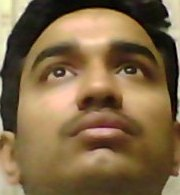
%> input picture FACE_VIEW_MORPHING/UP1.jpg, 180 x 195 px
$ octave aFaceMorphing.m   (GNU Octave 9; MATLAB toolbox functions it lacks are replaced by stand-ins)
%> lines starting %> are read from the running program, lines starting %| are printed output that depends on the picture; in (x1, y1, x2, y2) boxes, pixels count from 0 and x2, y2 are one past the last pixel; in counts of white or black regions, pixels touching at a corner belong together; the program's own positions count from 1
### FACE_VIEW_MORPHING/DetectEyeMouth.m
function [eye1,eye2,mouth,showim] = DetectEyeMouth(im)
[M,N,C] = size(im);
imycbcr = rgb2ycbcr(im);

Y = double(imycbcr(:,:,1));
y = uint8(Y);
y = imnormal(y);
Cb = double(imycbcr(:,:,2));
cb = uint8(Cb);
cb = imnormal(cb);
Cr = double(imycbcr(:,:,3));
cr = uint8(Cb);
cr = imnormal(cr);

%-----------------------Compute the Eye Map C-------------
%Cr^2
Cr_sq = imnormal(Cr.^2);
cr_sq =uint8(Cr_sq);

%Cb^2
Cb_sq = imnormal((255-Cr).^2);
cb_sq =uint8(Cb_sq);

%Cb/Cr
Cb_Cr = imnormal(Cb./Cr);
cb_cr =uint8(Cb_Cr);
EyeMapC = (Cr_sq + Cb_sq + Cb_Cr)/3;    %average

%EyeMapC
EyeMapC = imnormal(EyeMapC);
eyemapc = uint8(EyeMapC);
%Use histogram equalization to enhance the result
eyemapc_hist_eq = double(histeq(eyemapc));
eyemapc_hist_eq_invert = uint8(eyemapc_hist_eq);
%-----------------------End of Computing the Eye Map C-------------

%-----------------------Compute the Eye Map L----------------------
se = strel('disk',5);               %disk of radius 5

 % dialate
Y_dia = imdilate(Y,se);
y_dia =uint8(Y_dia);

 % erode
Y_ero = imerode(Y,se);
y_ero =uint8(Y_ero);

%EyeMapL
EyeMapL = Y_dia./(Y_ero+0.1);
EyeMapL = imnormal(EyeMapL);
eyemapl = uint8(EyeMapL);
%Use histogram equalization to enhance the result
eyemapl_hist_eq = double(histeq(eyemapl));
eyemapl_hist_eq_invert = uint8(eyemapl_hist_eq);

%-----------------------End of Computing the Eye Map L-------------

%------------------------Combine as Eye Map--------------------
initial_eyemap = imnormal(EyeMapC.*EyeMapL);
initial_eyemap = uint8(initial_eyemap);
%Dilate
EyeMap = imdilate(initial_eyemap,strel('disk',3));
eyemap_hist_eq = double(histeq(EyeMap));
eyemap_hist_eq_invert = uint8(eyemap_hist_eq);
e_map = double(eyemap_hist_eq_invert);
%------------------------End of Combine as Eye Map--------------------

%-------------Masked, normally eyes appear in the following area-----
mask = zeros(M,N);
left = round(N/6);
right = round(5*N/6);
GRx = 1:M;
GRy = normpdf(GRx,round(M/2.5),M/4);
mask(:,left:right)=repmat(GRy',1,right-left+1);
GCx = repmat(1:left,M,1);
GCy = normpdf(GCx,0,left/3);
for i=1:M
    GCy(i,:) = GCy(i,:)/GCy(i,1)*mask(i,left);
end
[tempM,tempN]=size(GCy);
mask(:,right:(right+tempN-1)) = GCy;
mask(:,(left-tempN+1):left) = fliplr(GCy);
mEyeMap = imnormal(e_map.*mask);
subplot(4,5,16);imshow(mEyeMap,[]);title('Eye Area');
 %figure;imshow(mEyeMap,[]);
 %figure;imshow(mEyeMap,[]);

%---------------------eye area-------------
template = ones(5,5);
mEyeMap = conv2(mEyeMap,template,'same');
% figure;imshow(mEyeMap,[]);
[tempinx,tempiny] = find(mEyeMap == max(max(mEyeMap)));
index_e1x = tempinx(1);
index_e1y = tempiny(1);

%Mask out the first eye and mark the second eye
halfm = round(N/7);
masktemp = ones(M,N);
masktemp((index_e1x-halfm):(index_e1x+halfm),(index_e1y-halfm):(index_e1y+halfm)) = 0;
mEyeMap= mEyeMap.*masktemp;
[tempinx,tempiny] = find(mEyeMap == max(max(mEyeMap)));
index_e2x = tempinx(1);
index_e2y = tempiny(1);

%change the eye index
if index_e2y < index_e1y
    temp = index_e2y;
    index_e2y = index_e1y;
    index_e1y = temp;
    temp = index_e2x;
    index_e2x = index_e1x;
    index_e1x = temp;
end

theta = atan((index_e1x-index_e2x)/(index_e2y-index_e1y));
%retangle to mark the eyes
halfl = round(N/9);
halfw = round(N/18);
luc = [index_e1x-halfw,index_e1y-halfl];
ruc = [index_e1x-halfw,index_e1y+halfl];
llc = [index_e1x+halfw,index_e1y-halfl];
rlc = [index_e1x+halfw,index_e1y+halfl];
showim = im;
showim = redrectangle(showim,luc,ruc,llc,rlc,theta);
% figure;imshow(im,[]);
luc = [index_e2x-halfw,index_e2y-halfl];
ruc = [index_e2x-halfw,index_e2y+halfl];
llc = [index_e2x+halfw,index_e2y-halfl];
rlc = [index_e2x+halfw,index_e2y+halfl];
showim = redrectangle(showim,luc,ruc,llc,rlc,theta);

% Use mouth map to detect mouth automatically
term1 = imnormal(Cr.^2);
term2 = imnormal(Cr./Cb);
MouthMap = term1.*(term1-0.2*term2).^2;
MouthMap = imnormal(imdilate(MouthMap,strel('disk',3)));
subplot(4,5,18);imshow(MouthMap,[]);title('Mouth Area');
% figure;imshow(MouthMap,[]);

eye1 = [index_e1x,index_e1y];
eye2 = [index_e2x,index_e2y];
MouthMask = MMask(im,eye1,eye2);
MouthMap = MouthMap.*MouthMask;
% figure;imshow(MouthMap,[]);
[tempinx,tempiny] = find(MouthMap == max(max(MouthMap)));
index_mx = tempinx(1);
index_my = tempiny(1);

mouth = [index_mx,index_my];

halfw = round(1.2*halfw);
halfl = round(1.8*halfl);
luc = [index_mx-halfw,index_my-halfl];
ruc = [index_mx-halfw,index_my+halfl];
llc = [index_mx+halfw,index_my-halfl];
rlc = [index_mx+halfw,index_my+halfl];
showim = redrectangle(showim,luc,ruc,llc,rlc,theta);

 %----------display ------------
subplot(4,5,1);imshow(im);title('Input image');
subplot(4,5,2);imshow(imycbcr);title('ycbcr');
subplot(4,5,3);imshow(y);title('Y');
subplot(4,5,4);imshow(cb);title('Cb');
subplot(4,5,5);imshow(cr);title('Cr');
subplot(4,5,6);imshow(cr_sq);title('Cr^2');
subplot(4,5,7);imshow(cb_sq);title('Cb^2');
subplot(4,5,8);imshow(cb_cr);title('Cb/Cr');
subplot(4,5,9);imshow(eyemapc_hist_eq_invert);title('EyeMapC');
subplot(4,5,10);imshow(y_dia);title('Y Dialate');
subplot(4,5,11);imshow(y_ero);title('Y Erode');
subplot(4,5,12);imshow(eyemapl_hist_eq_invert);title('EyeMapL');
subplot(4,5,13);imshow(initial_eyemap);title('Initial eyemap');
subplot(4,5,14);imshow(eyemap_hist_eq_invert);title('EyeMap');
subplot(4,5,15);imshow(mask,[]);title('Mask');
subplot(4,5,17);imshow(mEyeMap,[]);title('Masked Eye');
subplot(4,5,19);imshow(MouthMap,[]);title('Masked Mouth');
subplot(4,5,20);imshow(showim,[]);title('EYES & MOUTH');
figure ; imshow(showim,[]);title('EYES & MOUTH');
figure;
%------------------End of Display---------------

### FACE_VIEW_MORPHING/imnormal.m
function result =  imnormal(im)
%This function is used to normalize the image to [0,255]
immin = min(min(im));
immax = max(max(im));
result = (im-immin)/(immax-immin)*255;

### FACE_VIEW_MORPHING/redrectangle.m
function result = redrectangle(im,p1,p2,p3,p4,theta)
%This function is used to make the image pixel become red
[M,N,P] = size(im);
%Rotate the upper horizontal line
L = abs(p1(2)-p2(2))+1;
W = abs(p1(1)-p3(1))+1;

x = [p1(1)*ones(1,L),p1(1):p3(1),p3(1)*ones(1,L),p2(1):p4(1)]-p1(1);
y = [p1(2):p2(2),p1(2)*ones(1,W),p3(2):p4(2),p2(2)*ones(1,W)]-p1(2);

temp = [cos(theta), -sin(theta);sin(theta), cos(theta)]*[x;y];
x = round(temp(1,:))+p1(1);
y = round(temp(2,:))+p1(2);
x = max(x,1);
x = min(x,M);
y = max(y,1);
y = min(y,N);
for i = 1:length(y)
    im(x(i),y(i),1) = 255;
    im(x(i),y(i),2) = 0;
    im(x(i),y(i),3) = 0;
end
result = im;

### FACE_VIEW_MORPHING/MMask.m
function MouthMask = MMask(im,eye1,eye2)
%This function is used to generate a mask to help detect the mouth in the
%face
eye1x = eye1(1);
eye1y = eye1(2);
eye2x = eye2(1);
eye2y = eye2(2);
[M,N,P] = size(im);
eyem = round((eye1+eye2)/2);
dis = round(sqrt((eye1x-eye2x)^2+(eye1y-eye2y)^2))*1.2;
mouthtemp = [eyem(1)+dis,eyem(2)];
MouthMask= zeros(M,N);
% templ = uint8(round(N/4));
templ = round(N/4);
l1 = uint16(mouthtemp(1)-templ);
l2 = uint16(mouthtemp(1)+templ);
r1 = uint16(mouthtemp(2)-templ);
r2 = uint16(mouthtemp(2)+templ);
if l1<=1
    l1=1;
end
if l2>M
    l2=M;
end
if r1<=1
    r1=1;
end
if r2>N
    r2=N;
end
MouthMask(l1:l2,r1:r2) = 1;

### FACE_VIEW_MORPHING/CoTrans.m
function face1t = CoTrans(face1,P1,P2)
%This function is used to transform the coordinates of the two faces
%P1 is the indexes of eye1, eye2 and mouth in face 1
%P2 is the indexes of eye1, eye2 and mouth in face 2

F1E1 = P1(1,:);
F1E2 = P1(2,:);
F1M = P1(3,:);

F2E1 = P2(1,:);
F2E2 = P2(2,:);
F2M = P2(3,:);

%partition the image pixels into five different
%areas by griding

[M,N,P] = size(face1);
x = 1:M;
y = 1:N;
[X,Y] = ndgrid(x,y);
%Index of area 1
xv = [1,1,F2E1(1),1];
yv = [1,N,F2E1(2),1];
Area1 = double(inpolygon(X,Y,xv,yv));
[A1x,A1y] = find(Area1==1);
RA1 = ImWrap(A1x,A1y,face1,[1 1 F1E1(1)],[1 N F1E1(2)],[1 1 F2E1(1)],[1 N F2E1(2)]);  % use of inbuilt function to warp the areas accordingly
%Index of area 2
xv = [F2E1(1),1,F2E2(1),F2E1(1)];
yv = [F2E1(2),N,F2E2(2),F2E1(2)];
Area2 = double(inpolygon(X,Y,xv,yv));
[A2x,A2y] = find(Area2==1);
RA2 = ImWrap(A2x,A2y,face1,[F1E1(1) 1 F1E2(1)],[F1E1(2) N F1E2(2)],[F2E1(1) 1 F2E2(1)],[F2E1(2) N F2E2(2)]);
%Index of area 3
xv = [1,F2E1(1),M,1];
yv = [1,F2E1(2),1,1];
Area3 = double(inpolygon(X,Y,xv,yv));
[A3x,A3y] = find(Area3==1);
RA3 = ImWrap(A3x,A3y,face1,[1 F1E1(1) M],[1 F1E1(2) 1],[1 F2E1(1) M],[1 F2E1(2) 1]);
%Index of area 4
xv = [F2E1(1),F2M(1),M,F2E1(1)];
yv = [F2E1(2),F2M(2),1,F2E1(2)];
Area4 = double(inpolygon(X,Y,xv,yv));
[A4x,A4y] = find(Area4==1);
RA4 = ImWrap(A4x,A4y,face1,[F1E1(1) F1M(1) M],[F1E1(2) F1M(2) 1],[F2E1(1) F2M(1) M],[F2E1(2) F2M(2) 1]);
%Index of area 5
xv = [F2E1(1),F2E2(1),F2M(1),F2E1(1)];
yv = [F2E1(2),F2E2(2),F2M(2),F2E1(2)];
Area5 = double(inpolygon(X,Y,xv,yv));
[A5x,A5y] = find(Area5==1);
RA5 = ImWrap(A5x,A5y,face1,[F1E1(1) F1E2(1) F1M(1)],[F1E1(2) F1E2(2) F1M(2)],[F2E1(1) F2E2(1) F2M(1)],[F2E1(2) F2E2(2) F2M(2)]);
%Index of area 6
xv = [F2M(1),F2E2(1),M,F2M(1)];
yv = [F2M(2),F2E2(2),N,F2M(2)];
Area6 = double(inpolygon(X,Y,xv,yv));
[A6x,A6y] = find(Area6==1);
RA6 = ImWrap(A6x,A6y,face1,[F1M(1) F1E2(1) M],[F1M(2) F1E2(2) N],[F2M(1) F2E2(1) M],[F2M(2) F2E2(2) N]);
%Index of area 7
xv = [F2E2(1),1,M,F2E2(1)];
yv = [F2E2(2),N,N,F2E2(2)];
Area7 = double(inpolygon(X,Y,xv,yv));
[A7x,A7y] = find(Area7==1);
RA7 = ImWrap(A7x,A7y,face1,[F1E2(1) 1 M],[F1E2(2) N N],[F2E2(1) 1 M],[F2E2(2) N N]);
%Index of area 8
xv = [M,F2M(1),M,M];
yv = [1,F2M(2),N,1];
Area8 = double(inpolygon(X,Y,xv,yv));
[A8x,A8y] = find(Area8==1);
RA8 = ImWrap(A8x,A8y,face1,[M F1M(1) M],[1 F1M(2) N],[M F2M(1) M],[1 F2M(2) N]);

face1t = RA1+RA2+RA3+RA4+RA5+RA6+RA7+RA8;
TRA1 = rgb2gray(RA1);
TRA2 = rgb2gray(RA2);
TRA3 = rgb2gray(RA3);
TRA4 = rgb2gray(RA4);
TRA5 = rgb2gray(RA5);
TRA6 = rgb2gray(RA6);
TRA7 = rgb2gray(RA7);
TRA8 = rgb2gray(RA8);

% [10 lines of commented-out code are left out]

[Inx1,Iny1] = find(TRA1 == TRA3 & TRA1~=0 & TRA3~=0);
[Inx2,Iny2] = find(TRA1 == TRA2 & TRA1~=0 & TRA2~=0);
[Inx3,Iny3] = find(TRA2 == TRA5 & TRA2~=0 & TRA5~=0);
[Inx4,Iny4] = find(TRA2 == TRA7 & TRA2~=0 & TRA7~=0);
[Inx5,Iny5] = find(TRA3 == TRA4 & TRA3~=0 & TRA4~=0);
[Inx6,Iny6] = find(TRA4 == TRA5 & TRA4~=0 & TRA5~=0);
[Inx7,Iny7] = find(TRA5 == TRA6 & TRA5~=0 & TRA6~=0);
[Inx8,Iny8] = find(TRA6 == TRA7 & TRA6~=0 & TRA7~=0);
[Inx9,Iny9] = find(TRA4 == TRA8 & TRA4~=0 & TRA8~=0);
[Inx10,Iny10] = find(TRA8 == TRA6 & TRA8~=0 & TRA6~=0);
Inx = [Inx1;Inx2;Inx3;Inx4;Inx5;Inx6;Inx7;Inx8;Inx9;Inx10];
Iny = [Iny1;Iny2;Iny3;Iny4;Iny5;Iny6;Iny7;Iny8;Iny9;Iny10];
for i = 1:length(Inx)
    face1t(Inx(i),Iny(i),1) = face1t(Inx(i),Iny(i),1)/2;
    face1t(Inx(i),Iny(i),2) = face1t(Inx(i),Iny(i),2)/2;
    face1t(Inx(i),Iny(i),3) = face1t(Inx(i),Iny(i),3)/2;
end
face1t = uint8(face1t);

### FACE_VIEW_MORPHING/ImWrap.m
function result = ImWrap(Ax,Ay,im,u,v,x,y);
%This funciton is used for image wraping
%Ax and Ay are the indexs of the image area
%im is the image
%u v x y define the affine transformation
[M,N,P] = size(im);
tform = maketform('affine',[u' v'],[x' y']);
[UI,VI] = tforminv(tform,Ax,Ay);
[U,V] = meshgrid(1:M,1:N);
Out(:,:,1) = interp2(U,V,im(:,:,1)',UI,VI,'linear');   %interpolation
Out(:,:,2) = interp2(U,V,im(:,:,2)',UI,VI,'linear');
Out(:,:,3) = interp2(U,V,im(:,:,3)',UI,VI,'linear');

result = zeros(M,N);
for i = 1:length(Ax)
    result(Ax(i),Ay(i),1) = Out(i,1,1);
    result(Ax(i),Ay(i),2) = Out(i,1,2);
    result(Ax(i),Ay(i),3) = Out(i,1,3);
end

### FACE_VIEW_MORPHING/aFaceMorphing.m
clear;clc;close all;

%This code is used to implement the face morphing algorithm

face1 = imread('UP1.jpg');
%> face1 is the input picture: size 195x180x3 uint8; mean R, G, B 128.4, 103.9, 70.9
face2 = imread('DOWN1.jpg');
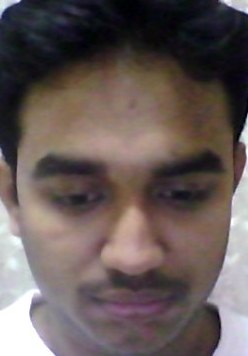
%> input picture FACE_VIEW_MORPHING/DOWN1.jpg, 248 x 356 px
%> face2 is the input picture: size 356x248x3 uint8; mean R, G, B 102.7, 90.5, 88.6


 %resize the two images
[M1,N1,P] = size(face1);
%> M1 = 195; N1 = 180; P = 3
[M2,N2,P] = size(face2);
%> M2 = 356; N2 = 248

M = min([M1,M2]);
%> M = 195
N = min([N1,N2]);
%> N = 180

face1 = imresize(face1,[M,N]);
face2 = imresize(face2,[M,N]);
%> face2: size 195x180x3 uint8

[f1_eye1,f1_eye2,f1_mouth,f1show] = DetectEyeMouth(face1);
%> in DetectEyeMouth, `imycbcr = rgb2ycbcr(im);`: imycbcr: size 195x180x3 uint8; mean of channels 1, 2, 3 108.3, 109.9, 141.1
%> in imnormal, `immin = min(min(im));`: immin = 16
%> in imnormal, `immax = max(max(im));`: immax = 232
%> in imnormal, `result = (im-immin)/(immax-immin)*255;`: result: size 195x180 uint8; 39% white; 16 white regions (4 under 20 px), largest, box (x1, y1, x2, y2) and area: (18, 9, 170, 163) 9545, (0, 0, 32, 71) 908, (0, 145, 25, 195) 805
%> in imnormal (call 2), `result = (im-immin)/(immax-immin)*255;`: result: size 195x180 uint8; 32% white; 16 white regions (6 under 20 px), largest, box (x1, y1, x2, y2) and area: (0, 0, 180, 133) 6931, (80, 176, 180, 195) 1272, (112, 42, 156, 80) 981
%> in DetectEyeMouth, `eyemapl_hist_eq = double(histeq(eyemapl));`:
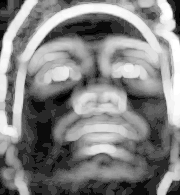
%> eyemapl_hist_eq: size 195x180 double; min 0, max 255, mean 131.1
%> in DetectEyeMouth, `mask(:,right:(right+tempN-1)) = GCy;`: mask: size 195x180 double; min 0, max 0.00818, mean 0.00352
%> in DetectEyeMouth, `mask(:,(left-tempN+1):left) = fliplr(GCy);`:
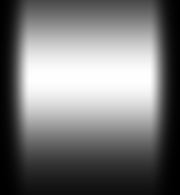
%> mask: size 195x180 double; min 0, max 0.00818, mean 0.00382; drawn with min black and max white
%> in DetectEyeMouth, `[tempinx,tempiny] = find(mEyeMap == max(max(mEyeMap)));`: tempinx = [72; 72; 72]; tempiny = [128; 129; 130]
%> in DetectEyeMouth, `index_e1x = tempinx(1);`: index_e1x = 72
%> in DetectEyeMouth, `index_e1y = tempiny(1);`: index_e1y = 128
%> in DetectEyeMouth, `masktemp((index_e1x-halfm):(index_e1x+halfm),(index_e1y-halfm):(index_..`: masktemp: size 195x180 double; values 0 (black) and 1 (white), 92% white; 1 black region, box (x1, y1, x2, y2) and area: (101, 45, 154, 98) 2809
%> in DetectEyeMouth, `mEyeMap= mEyeMap.*masktemp;`:
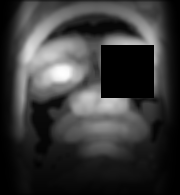
%> mEyeMap: size 195x180 double; min 0, max 6156.3, mean 1383.1; drawn with min black and max white
%> in DetectEyeMouth, `[tempinx,tempiny] = find(mEyeMap == max(max(mEyeMap)));`: tempinx = [75; 75]; tempiny = [63; 64]
%> in DetectEyeMouth, `index_e2x = tempinx(1);`: index_e2x = 75
%> in DetectEyeMouth, `index_e2y = tempiny(1);`: index_e2y = 63
%> in DetectEyeMouth, `index_e2y = index_e1y;`: index_e2y = 128
%> in DetectEyeMouth, `index_e1y = temp;`: index_e1y = 63
%> in DetectEyeMouth, `temp = index_e2x;`: temp = 75
%> in DetectEyeMouth, `index_e2x = index_e1x;`: index_e2x = 72
%> in DetectEyeMouth, `index_e1x = temp;`: index_e1x = 75
%> in DetectEyeMouth, `theta = atan((index_e1x-index_e2x)/(index_e2y-index_e1y));`: theta = 0.0461
%> in DetectEyeMouth, `luc = [index_e1x-halfw,index_e1y-halfl];`: luc = [65 43]
%> in DetectEyeMouth, `ruc = [index_e1x-halfw,index_e1y+halfl];`: ruc = [65 83]
%> in DetectEyeMouth, `llc = [index_e1x+halfw,index_e1y-halfl];`: llc = [85 43]
%> in DetectEyeMouth, `rlc = [index_e1x+halfw,index_e1y+halfl];`: rlc = [85 83]
%> in redrectangle, `L = abs(p1(2)-p2(2))+1;`: L = 41
%> in redrectangle, `W = abs(p1(1)-p3(1))+1;`: W = 21
%> in redrectangle, `temp = [cos(theta), -sin(theta);sin(theta), cos(theta)]*[x;y];`: temp = 124 columns, first 8: [0 -0.0461 -0.0922 -0.138 -0.184 -0.231 -0.277 -0.323; 0 0.999 2 3 4 4.99 5.99 6.99]
%> in redrectangle, `x = round(temp(1,:))+p1(1);`: x = 124 values, max 85 at index 62, min 63 at index 34, mean 74.05
%> in redrectangle, `y = round(temp(2,:))+p1(2);`: y = 124 values, max 84 at index 103, min 43 at index 1, mean 63.48
%> the loop in redrectangle, `for i = 1:length(y)` made 124 passes
%> after the loop in redrectangle, `for i = 1:length(y)`:
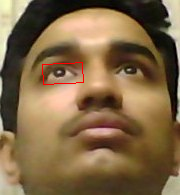
%> im: size 195x180x3 uint8; 0.34% of pixels changed, all inside (x1, y1, x2, y2) = (42, 62, 84, 85)
%> in DetectEyeMouth, `luc = [index_e2x-halfw,index_e2y-halfl];`: luc = [62 108]
%> in DetectEyeMouth, `ruc = [index_e2x-halfw,index_e2y+halfl];`: ruc = [62 148]
%> in DetectEyeMouth, `llc = [index_e2x+halfw,index_e2y-halfl];`: llc = [82 108]
%> in DetectEyeMouth, `rlc = [index_e2x+halfw,index_e2y+halfl];`: rlc = [82 148]
%> call 2 of redrectangle, with p1 = [62 108], p2 = [62 148], p3 = [82 108], p4 = [82 148], theta = 0.0461
%> in redrectangle (call 2), `x = round(temp(1,:))+p1(1);`: x = 124 values, max 82 at index 62, min 60 at index 34, mean 71.05
%> in redrectangle (call 2), `y = round(temp(2,:))+p1(2);`: y = 124 values, max 149 at index 103, min 108 at index 1, mean 128.5
%> the loop in redrectangle (call 2), `for i = 1:length(y)` made 124 passes
%> after the loop in redrectangle (call 2), `for i = 1:length(y)`:
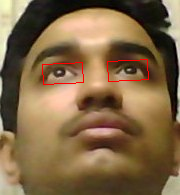
%> im: size 195x180x3 uint8; 0.34% of pixels changed, all inside (x1, y1, x2, y2) = (107, 59, 149, 82)
%> in imnormal (call 13), `immin = min(min(im));`: immin = 1120.6
%> in imnormal (call 13), `immax = max(max(im));`: immax = 13685161.6
%> in imnormal (call 13), `result = (im-immin)/(immax-immin)*255;`:
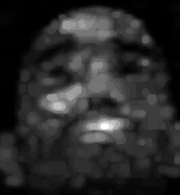
%> result: size 195x180 double; min 0, max 255, mean 42.2
%> in DetectEyeMouth, `eye1 = [index_e1x,index_e1y];`: eye1 = [75 63]
%> in DetectEyeMouth, `eye2 = [index_e2x,index_e2y];`: eye2 = [72 128]
%> in MMask, `eye1x = eye1(1);`: eye1x = 75
%> in MMask, `eye1y = eye1(2);`: eye1y = 63
%> in MMask, `eye2x = eye2(1);`: eye2x = 72
%> in MMask, `eye2y = eye2(2);`: eye2y = 128
%> in MMask, `eyem = round((eye1+eye2)/2);`: eyem = [74 96]
%> in MMask, `dis = round(sqrt((eye1x-eye2x)^2+(eye1y-eye2y)^2))*1.2;`: dis = 78
%> in MMask, `mouthtemp = [eyem(1)+dis,eyem(2)];`: mouthtemp = [152 96]
%> in MMask, `l1 = uint16(mouthtemp(1)-templ);`: l1 = 107
%> in MMask, `l2 = uint16(mouthtemp(1)+templ);`: l2 = 197
%> in MMask, `r1 = uint16(mouthtemp(2)-templ);`: r1 = 51
%> in MMask, `r2 = uint16(mouthtemp(2)+templ);`: r2 = 141
%> in DetectEyeMouth, `[tempinx,tempiny] = find(MouthMap == max(max(MouthMap)));`: tempinx = 21 values from 125 to 129; tempiny = 21 values from 103 to 107
%> in DetectEyeMouth, `index_mx = tempinx(1);`: index_mx = 126
%> in DetectEyeMouth, `index_my = tempiny(1);`: index_my = 103
%> in DetectEyeMouth, `mouth = [index_mx,index_my];`: mouth = [126 103]
%> in DetectEyeMouth, `luc = [index_mx-halfw,index_my-halfl];`: luc = [114 67]
%> in DetectEyeMouth, `ruc = [index_mx-halfw,index_my+halfl];`: ruc = [114 139]
%> in DetectEyeMouth, `llc = [index_mx+halfw,index_my-halfl];`: llc = [138 67]
%> in DetectEyeMouth, `rlc = [index_mx+halfw,index_my+halfl];`: rlc = [138 139]
%> f1_eye1 = [75 63]; f1_eye2 = [72 128]; f1_mouth = [126 103]
[f2_eye1,f2_eye2,f2_mouth,f2show] = DetectEyeMouth(face2);
%> f2_eye1 = [89 55]; f2_eye2 = [88 140]; f2_mouth = [167 85]


% let's start face morphing

vidObj = VideoWriter('FaceMorphing.avi');
filename = 'Video.gif';
open(vidObj);
i = 1;
for alpha = 0:0.1:1
%> this loop made 11 passes; what is shown inside it comes from the first

    interf_eye1 = alpha*f1_eye1+(1-alpha)*f2_eye1;
%> interf_eye1 = [89 55]
    interf_eye2 = alpha*f1_eye2+(1-alpha)*f2_eye2;
%> interf_eye2 = [88 140]
    interf_mouth = alpha*f1_mouth+(1-alpha)*f2_mouth;
%> interf_mouth = [167 85]
    face1t = CoTrans(double(face1),[f1_eye1;f1_eye2;f1_mouth],[interf_eye1;interf_eye2;interf_mouth]);
%> in CoTrans, `F1E1 = P1(1,:);`: F1E1 = [75 63]
%> in CoTrans, `F1E2 = P1(2,:);`: F1E2 = [72 128]
%> in CoTrans, `F1M = P1(3,:);`: F1M = [126 103]
%> in CoTrans, `F2E1 = P2(1,:);`: F2E1 = [89 55]
%> in CoTrans, `F2E2 = P2(2,:);`: F2E2 = [88 140]
%> in CoTrans, `F2M = P2(3,:);`: F2M = [167 85]
%> in CoTrans, `xv = [1,1,F2E1(1),1];`: xv = [1 1 89 1]
%> in CoTrans, `yv = [1,N,F2E1(2),1];`: yv = [1 180 55 1]
%> in CoTrans, `[A1x,A1y] = find(Area1==1);`: A1x = 7968 values from 1 to 89; A1y = 7968 values from 1 to 180
%> in ImWrap, `tform = maketform('affine',[u' v'],[x' y']);`: tform = {ndims_in 2, ndims_out 2}
%> in ImWrap, `[UI,VI] = tforminv(tform,Ax,Ay);`: UI = 7968 values, max 75 at index 2449, min 1 at index 1, mean 25.39; VI = 7968 values, max 180 at index 7968, min 1 at index 1, mean 81.44
%> in CoTrans, `xv = [F2E1(1),1,F2E2(1),F2E1(1)];`: xv = [89 1 88 89]
%> in CoTrans, `yv = [F2E1(2),N,F2E2(2),F2E1(2)];`: yv = [55 180 140 55]
%> in CoTrans, `[A2x,A2y] = find(Area2==1);`: A2x = 3680 values from 1 to 89; A2y = 3680 values from 55 to 180
%> in CoTrans, `xv = [1,F2E1(1),M,1];`: xv = [1 89 195 1]
%> in CoTrans, `yv = [1,F2E1(2),1,1];`: yv = [1 55 1 1]
%> in CoTrans, `[A3x,A3y] = find(Area3==1);`: A3x = 5338 values from 1 to 195; A3y = 5338 values from 1 to 55
%> in CoTrans, `xv = [F2E1(1),F2M(1),M,F2E1(1)];`: xv = [89 167 195 89]
%> in CoTrans, `yv = [F2E1(2),F2M(2),1,F2E1(2)];`: yv = [55 85 1 55]
%> in CoTrans, `[A4x,A4y] = find(Area4==1);`: A4x = 3715 values from 89 to 195; A4y = 3715 values from 1 to 85
%> in CoTrans, `xv = [F2E1(1),F2E2(1),F2M(1),F2E1(1)];`: xv = [89 88 167 89]
%> in CoTrans, `yv = [F2E1(2),F2E2(2),F2M(2),F2E1(2)];`: yv = [55 140 85 55]
%> in CoTrans, `[A5x,A5y] = find(Area5==1);`: A5x = 3335 values from 88 to 167; A5y = 3335 values from 55 to 140
%> in CoTrans, `xv = [F2M(1),F2E2(1),M,F2M(1)];`: xv = [167 88 195 167]
%> in CoTrans, `yv = [F2M(2),F2E2(2),N,F2M(2)];`: yv = [85 140 180 85]
%> in CoTrans, `[A6x,A6y] = find(Area6==1);`: A6x = 4525 values from 88 to 195; A6y = 4525 values from 85 to 180
%> in CoTrans, `xv = [F2E2(1),1,M,F2E2(1)];`: xv = [88 1 195 88]
%> in CoTrans, `yv = [F2E2(2),N,N,F2E2(2)];`: yv = [140 180 180 140]
%> in CoTrans, `[A7x,A7y] = find(Area7==1);`: A7x = 3979 values from 1 to 195; A7y = 3979 values from 140 to 180
%> in CoTrans, `xv = [M,F2M(1),M,M];`: xv = [195 167 195 195]
%> in CoTrans, `yv = [1,F2M(2),N,1];`: yv = [1 85 180 1]
%> in CoTrans, `[A8x,A8y] = find(Area8==1);`: A8x = 2611 values from 167 to 195; A8y = 2611 values from 1 to 180
%> in CoTrans, `[Inx1,Iny1] = find(TRA1 == TRA3 & TRA1~=0 & TRA3~=0);`: Inx1 = []
%> in CoTrans, `[Inx5,Iny5] = find(TRA3 == TRA4 & TRA3~=0 & TRA4~=0);`: Inx5 = 142; Iny5 = 28
%> in CoTrans, `[Inx6,Iny6] = find(TRA4 == TRA5 & TRA4~=0 & TRA5~=0);`: Inx6 = 115; Iny6 = 65
%> in CoTrans, `[Inx7,Iny7] = find(TRA5 == TRA6 & TRA5~=0 & TRA6~=0);`: Inx7 = []
%> in CoTrans, `[Inx9,Iny9] = find(TRA4 == TRA8 & TRA4~=0 & TRA8~=0);`: Inx9 = [193; 184]; Iny9 = [7; 34]
%> in CoTrans, `[Inx10,Iny10] = find(TRA8 == TRA6 & TRA8~=0 & TRA6~=0);`: Inx10 = []
%> in CoTrans, `Inx = [Inx1;Inx2;Inx3;Inx4;Inx5;Inx6;Inx7;Inx8;Inx9;Inx10];`: Inx = [142; 115; 193; 184]
%> in CoTrans, `Iny = [Iny1;Iny2;Iny3;Iny4;Iny5;Iny6;Iny7;Iny8;Iny9;Iny10];`: Iny = [28; 65; 7; 34]
%> the loop in CoTrans, `for i = 1:length(Inx)` made 4 passes
    face2t = CoTrans(double(face2),[f2_eye1;f2_eye2;f2_mouth],[interf_eye1;interf_eye2;interf_mouth]);
%> the loop in CoTrans (call 2), `for i = 1:length(Inx)` made 48 passes

    im = face1t*alpha+(1-alpha)*face2t;
    imshow(im,[]);

    %pause(0.5);
    currFrame = getframe;
    im = frame2im(currFrame);
    [imind,cm] = rgb2ind(im,256);
%> cm = 256 rows, first 12: [1 1 1; 0.996 0.996 0.988; 0.929 0.961 0.973; 0.976 0.98 0.992; 0.902 0.929 0.941; 0.875 0.906 0.91; 0.843 0.859 0.937; 0.871 0.867 0.878; 0.839 0.878 0.878; 0.831 0.855 0.851; 0.824 0.824 0.89; 0.816 0.82 0.847]
    if i == 1
        imwrite(imind,cm,filename,'gif', 'Loopcount',inf);
    else
        imwrite(imind,cm,filename,'gif','WriteMode','append');
    end
    i = i+1;
    for j=1:5
    writeVideo(vidObj,currFrame);
    end
end
close(vidObj);
